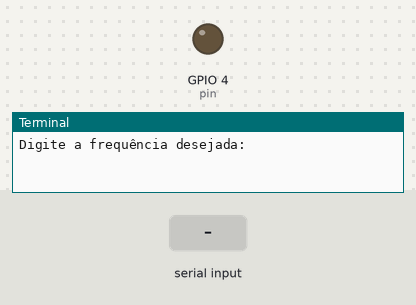
The program below on a simulated Raspberry Pi (BCM pin numbers). On the bench: output pins drawn as LEDs (lit = HIGH), the last lines printed to the terminal. Dashed ring = blinking. Inputs (shaded band) come from the test bench.

Above: at 1.2 s.
1.3 s: "5" typed at the terminal, then Enter
2.8 s: "90" typed at the terminal, then Enter
At 11.7 s:
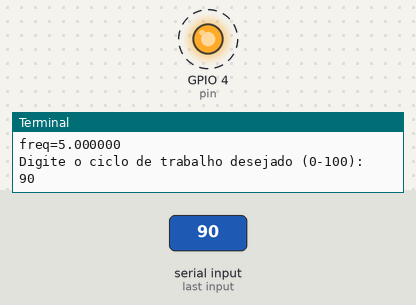
Timing chart, 0 to 11.8 s (numbered marks = the images above; inputs shaded):
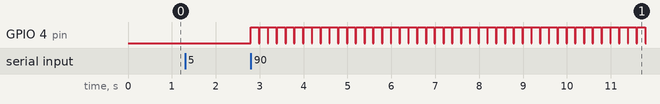

Measured:
- after the input at 2.8 s, GPIO 4 (pin): alternates HIGH for 0.18 s and LOW for 0.02 s, starting at once

The program:

Ex10.py
```python
import RPi.GPIO as gpio
import time
import signal

def fim(signum, frame):
	gpio.cleanup()

pin = 4
signal.signal(signal.SIGINT, fim)

print("Digite a frequência desejada: ", end="")
freq = float(input())
print("freq=%f" % freq)

if freq<=0.0:
	print("Frequência de %f Hz inválida!" % freq)
	exit(-1)
print("Digite o ciclo de trabalho desejado (0-100): ", end="")
duty_cyc = float(input())
if (duty_cyc<0.0) or (duty_cyc>100.0):
	print("Ciclo de trabalho de %f %% inválido!" % duty_cyc)
	exit(-1)

periodo = 1/freq
periodo_alto = periodo*duty_cyc/100
periodo_baixo = periodo - periodo_alto

gpio.setmode(gpio.BCM)
gpio.setup(pin, gpio.OUT)
while True:
	gpio.output(pin, gpio.HIGH)
	time.sleep(periodo_alto)
	gpio.output(pin, gpio.LOW)
	time.sleep(periodo_baixo)
```
